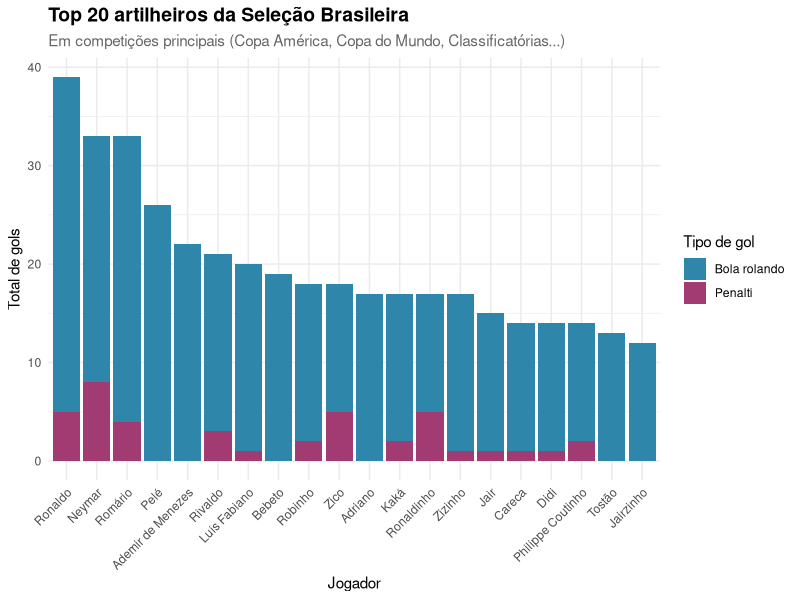

Recreate this plot in R.
library(dplyr)
library(ggplot2)
library(tidyr)

# Ler CSV com goleadores do Brasil na historia
goleadores_do_brasil <- read.csv("dados/goleadores_do_brasil.csv")

###############################################################################
#################### Maiores goleadores do Brasil #############################
###############################################################################

# Criar tabela com maiores goleadores em ordem descrescente
tabela_frequencia <- goleadores_do_brasil %>%
  group_by(scorer) %>%
  summarise(
    total_gols = n(),
    gols_penalti = sum(penalty == TRUE, na.rm = TRUE),
    gols_nao_penalti = total_gols - gols_penalti,
    .groups = 'drop'
  ) %>%
  arrange(desc(total_gols))

top_20 <- head(tabela_frequencia, 20)
print(top_20)

# Grafico de colunas dos top 20 artilheiros da selecao
grafico <- top_20 %>%
  pivot_longer(
    cols = c(gols_penalti, gols_nao_penalti),
    names_to = "tipo",
    values_to = "quantidade"
  ) %>%
  ggplot(aes(x = reorder(scorer, -total_gols), y = quantidade, fill = tipo)) +
  geom_bar(stat = "identity") +
  scale_fill_manual(
    values = c("gols_penalti" = "#A23B72", "gols_nao_penalti" = "#2E86AB"),
    labels = c("gols_penalti" = "Penalti", "gols_nao_penalti" = "Bola rolando")
  ) +
  labs(
    title = "Top 20 artilheiros da Seleção Brasileira",
    subtitle = "Em competições principais (Copa América, Copa do Mundo, Classificatórias...)",
    x = "Jogador",
    y = "Total de gols",
    fill = "Tipo de gol"
  ) +
  theme_minimal() +
  theme(
    axis.text.x = element_text(angle = 45, hjust = 1),
    plot.title = element_text(face = "bold", size = 14),
    plot.subtitle = element_text(size = 11, color = "gray40")
  )

print(grafico)
